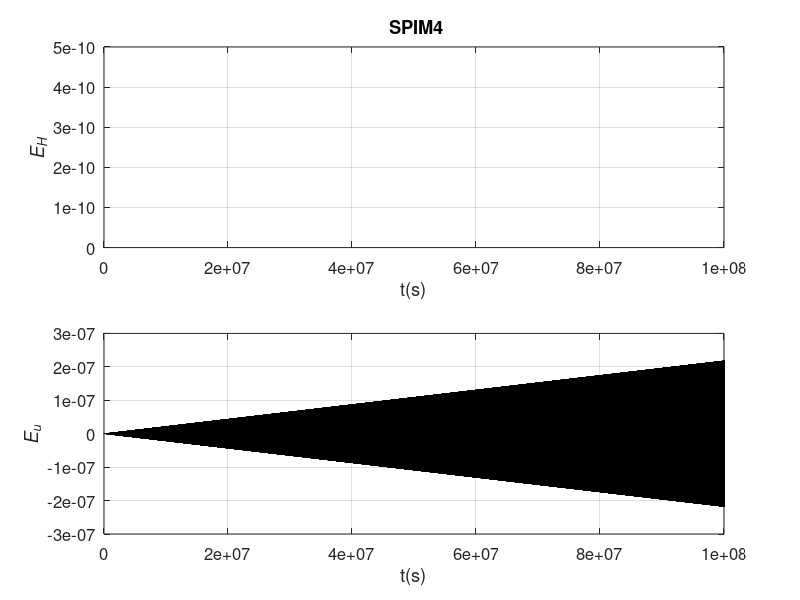

Here is the MATLAB script that generated this plot:
% Forth-order nearly symplectic precise integration method 
clear;close all;
clc;
w=50;               % frequency 
A=[0,1;-w^2,0];     % system matrix 
I=eye(size(A));
dt=100;            %  time step
%% Parameter N estimation
b=norm(A,1);
mb=b*dt;
u=log2(mb);
L=5;
w1=log2(10)*L;
n=ceil(u+(u+w1-log2(12))/4);
%% symplectic precise integration method 
m=2^n;
tau=dt/m;
Ta1=(A*tau/2)+(A*tau)^2/12;
Ta2=-(A*tau/2)+(A*tau)^2/12;
for i=1:n
    Ta1=2*Ta1+Ta1*Ta1;
    Ta2=2*Ta2+Ta2*Ta2;
end
T1=I+Ta1;
T2=I+Ta2;
T=T1*inv(T2);  % transfer matrix
v=[1;0];       % Initialize displacement and velocity
N=1000000;      % interations

t=dt.*[0:N-1];
V=zeros(2,N);  
V(:,1)=v;
H=zeros(N,1);
E0=w^2;
H(1)=w^2*v(1)^2+v(2)^2;  % Energy
% Time extrapolation
for i=2:N
    v=T*v;
    V(:,i)=v;
    H(i)=w^2*v(1)^2+v(2)^2;
end
E=abs((H-E0))./E0;
maxE=max(E)
pe=cos(w.*t); % exact solution
subplot(2,1,1)
plot(t,E,'k')
grid on
title(' SPIM4')
xlabel('t(s)')
ylabel('\it{E_{H}}')
set(gca,'FontName','Helvetica ','FontSize',12);
Ru=norm(pe-V(1,:),2)/norm(pe,2)
subplot(2,1,2)
E=pe-V(1,:);
plot(t,E,'k')
grid on
xlabel('t(s)')
ylabel('\it{E_{u}}')
grid on
set(gca,'FontSize',12);
set(gcf,'Position',[100 100 500 350])
